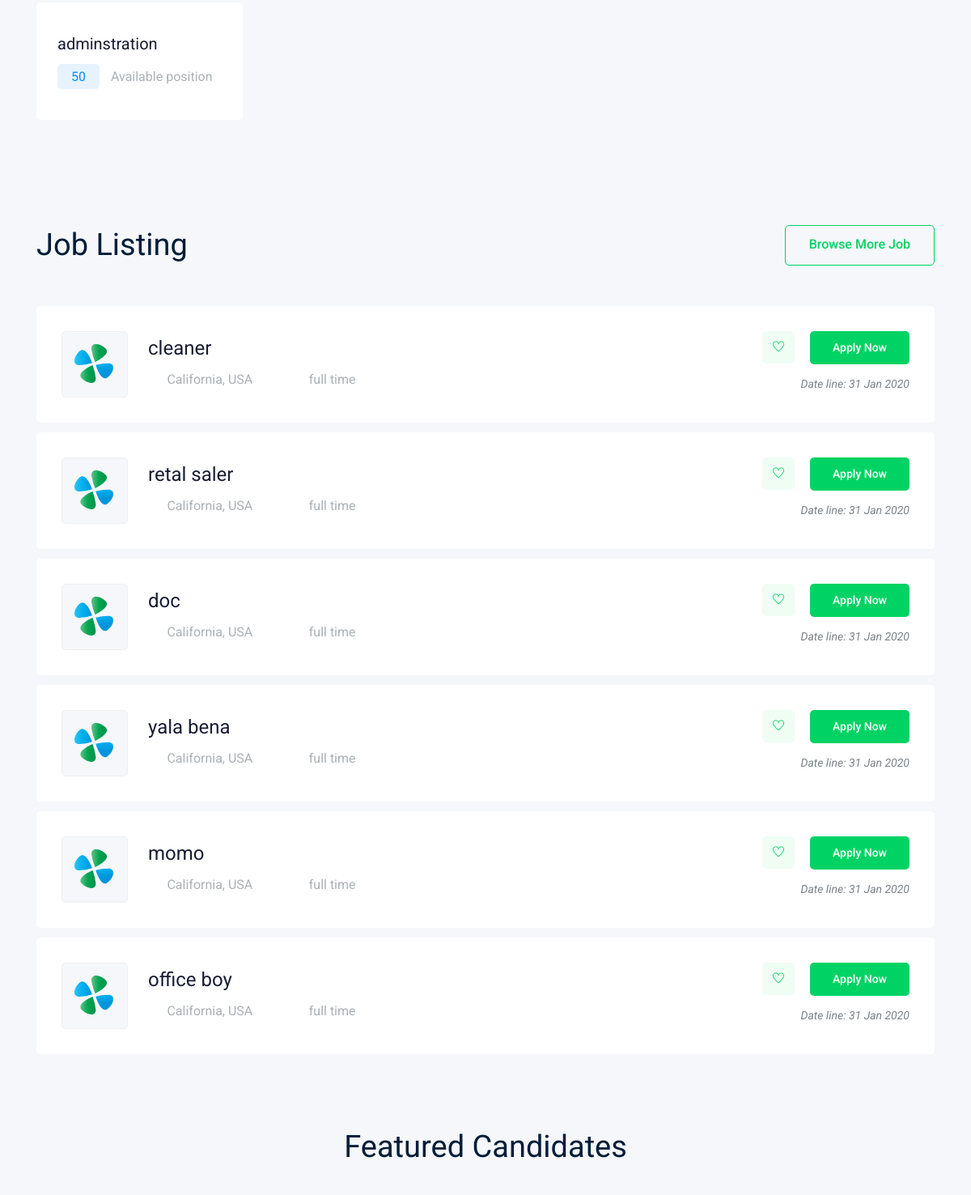
Before: / (middle part) with the older database file.
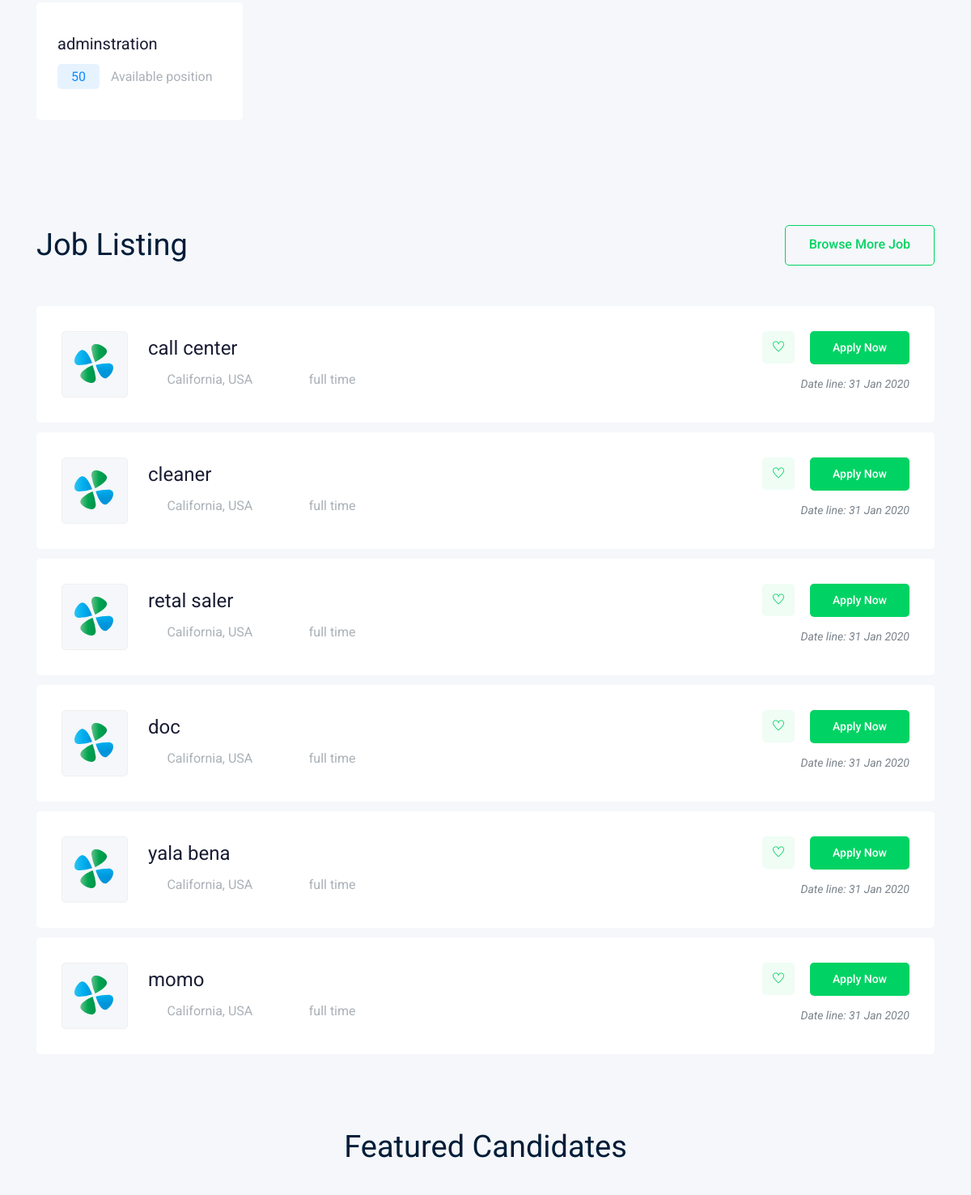
After: the same page with the newer database file.
### job/models.py (models this page shows, shortened)
class Category(models.Model):
    title = models.CharField(max_length= 50)

class Job(models.Model):
    title = models.CharField(max_length = 50)
    job_type = models.CharField(max_length= 15 , choices= JOB_TYPE , default= "full time")
    description = models.CharField(max_length= 500)
    published_date = models.DateTimeField(auto_now= True)
    Vacancy = models.IntegerField(default= 1)
    salary = models.FloatField(default= 0)
    category = models.ForeignKey('Category' , on_delete= models.CASCADE )
    experience_years = models.IntegerField(default= 1)
    image = models.ImageField(upload_to= upload_img)
    slug = models.SlugField(null= True, blank= True)

### home/views.py (the view)
class HomePage(TemplateView):
    template_name = 'index.html'
    def get_context_data(self, **kwargs: Any) -> dict[str, Any]:
        context =  super().get_context_data(**kwargs)
        context['categories'] = Category.objects.all()
        context['jobs'] = Job.objects.order_by('-id')[:6]
        context['number'] = Job.objects.count()
        return context

### home/templates/index.html (shortened to what this page needs)
{% extends 'base.html' %}
{% load bootstrap4 %}
{% load static %}
{% block content %}
    <div class="popular_catagory_area">
        <div class="container">
            <div class="row">
                {% for category in categories %}
                <div class="col-lg-4 col-xl-3 col-md-6">
                    <div class="single_catagory">
                        <a href="jobs.html"><h4>{{ category.title }}</h4></a>
                        <p> <span>50</span> Available position</p>
                    </div>
                </div>
                {% endfor %}
            </div>
        </div>
    </div>
    <div class="job_listing_area">
        <div class="container">
            <div class="row align-items-center">
                <div class="col-lg-6">
                    <div class="section_title">
                        <h3>Job Listing</h3>
                    </div>
                </div>
                <div class="col-lg-6">
                    <div class="brouse_job text-right">
                        <a href="{% url 'job_list' %}" class="boxed-btn4">Browse More Job</a>
                    </div>
                </div>
            </div>
            <div class="job_lists">
                <div class="row">
                    {% for job in jobs %}
                    <div class="col-lg-12 col-md-12">
                        <div class="single_jobs white-bg d-flex justify-content-between">
                            <div class="jobs_left d-flex align-items-center">
                                <div class="thumb">
                                    <img src="img/svg_icon/1.svg " alt="">
                                </div>
                                <div class="jobs_conetent">
                                    <a href="{% url 'job_details' job.slug %}"><h4>{{ job.title }}</h4></a>
                                    <div class="links_locat d-flex align-items-center">
                                        <div class="location">
                                            <p> <i class="fa fa-map-marker"></i> California, USA</p>
                                        </div>
                                        <div class="location">
                                            <p> <i class="fa fa-clock-o"></i>{{ job.job_type }}</p>
                                        </div>
                                    </div>
                                </div>
                            </div>
                            <div class="jobs_right">
                                <div class="apply_now">
                                    <a class="heart_mark" href="#"> <i class="ti-heart"></i> </a>
                                    <a href="{% url 'job_details' job.slug %}" class="boxed-btn3">Apply Now</a>
                                </div>
                                <div class="date">
                                    <p>Date line: 31 Jan 2020</p>
                                </div>
                            </div>
                        </div>
                    </div>
                    {% endfor %}
                </div>
            </div>
        </div>
    </div>
    <div class="featured_candidates_area">
        <div class="container">
            <div class="row">
                <div class="col-lg-12">
                    <div class="section_title text-center mb-40">
                        <h3>Featured Candidates</h3>
                    </div>
                </div>
            </div>
        </div>
    </div>
{% endblock %}

Changed rows visible on the page:
no longer on this page (row unchanged): Job: title "office boy", job_type "full time"
added Job: title "call center", job_type "full time"
